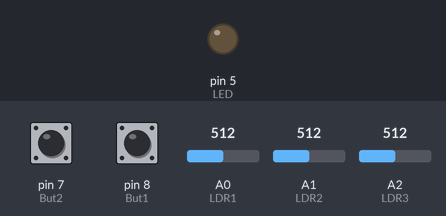
Recording of a sketch running on a simulated Arduino Uno, built with avr-gcc and run on an emulated ATmega328P. Shown: output pins drawn as LEDs (lit = HIGH). Inputs (shaded band) come from the test bench; at power-on: pin 7 (But2) LOW, A0 (LDR1) = 512, A1 (LDR2) = 512, A2 (LDR3) = 512, pin 8 (But1) LOW. What the sketch prints to the serial monitor is not drawn.

Above: at 1.2 s.
1.3 s: pin 7 (But2) pulled HIGH for 0.15 s
At 1.37 s:
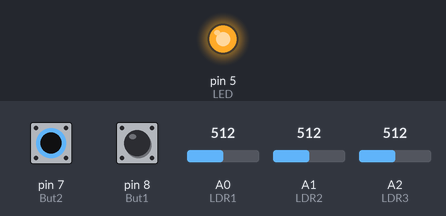
2.9 s: A0 (LDR1) set to 140
4.8 s: A1 (LDR2) set to 157
6.3 s: A1 (LDR2) set to 138
At 7.6 s:
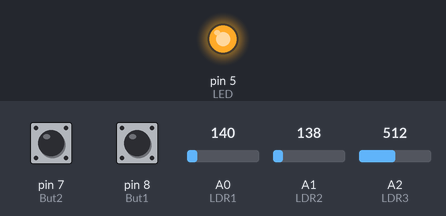
8.2 s: A2 (LDR3) set to 140
At 9.0 s:
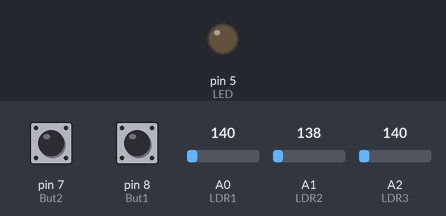
10.1 s: pin 8 (But1) pulled HIGH for 3.2 s
At 10.5 s:
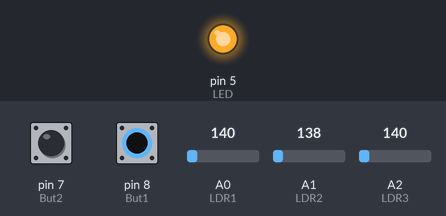
Timing chart, 0 to 14.8 s (numbered marks = the images above; inputs shaded):
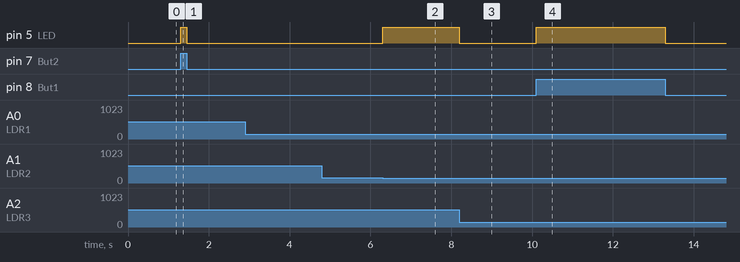

Measured:
- after the input at 1.3 s, pin 5 (LED): LOW → HIGH at once, → LOW 0.15 s later
- after the input at 6.3 s, pin 5 (LED): LOW → HIGH at once
- after the input at 8.2 s, pin 5 (LED): HIGH → LOW at once
- after the input at 10.1 s, pin 5 (LED): LOW → HIGH at once, → LOW 3.2 s later

The sketch:

Smart_Book_2.ino
```cpp
#define LDR1 A0
#define LDR2 A1
#define LDR3 A2
#define But1 8
#define But2 7
#define LED 5

#define LDR_Threshold 150

bool sense1 = 0;
bool sense2 = 0;
bool sense3 = 0;

void setup() {
  // put your setup code here, to run once:
  pinMode(LDR1, INPUT);
  pinMode(LDR2, INPUT);
  pinMode(LDR3, INPUT);
  pinMode(But1, INPUT);
  pinMode(But2, INPUT);
  pinMode(LED, OUTPUT);

  Serial.begin(115200);
}


void loop() {
//  Serial.print("LDR1 ");
  //  Serial.println(analogRead(LDR1));
  //  Serial.print("LDR2 ");
  //  Serial.println(analogRead(LDR2));
  //  Serial.print("LDR3 ");
  //  Serial.println(analogRead(LDR3));
  if (analogRead(LDR1) > LDR_Threshold)
  {
    sense1 = 1;
  }
  else {
    sense1 = 0;
  }
  if (analogRead(LDR2) > LDR_Threshold)
  {
    sense2 = 1;
  }
  else {
    sense2 = 0;
  }
  if (analogRead(LDR3) > LDR_Threshold)
  {
    sense3 = 1;
  }
  else {
    sense3 = 0;
  }


  if (sense1 == 0 && sense2 == 0 && sense3 == 0) {
    wire();
    Serial.println("wire");
  }
  if (sense1 == 0 && sense2 == 0 && sense3 == 1) {
    NAND();
    Serial.println("NAND");
  }
  if (sense1 == 0 && sense2 == 1 && sense3 == 1) {
    OR();
    Serial.println("OR");
  }
  if (sense1 == 1 && sense2 == 1 && sense3 == 1) {
    XOR();
    Serial.println("XOR");
  }
  else {

  }
}

void wire()
{
  digitalWrite(LED, digitalRead(But1));
}

void XOR()
{
  if (digitalRead(But1) == HIGH && digitalRead(But2) == HIGH)
  {
    digitalWrite(LED, LOW);
  }
  else if (digitalRead(But1) == LOW && digitalRead(But2) == LOW)
  {
    digitalWrite(LED, LOW);
  }
  else
  {
    digitalWrite(LED, HIGH);
  }
}

void OR()
{
  if (digitalRead(But1) == HIGH || digitalRead(But2) == HIGH)
  {
    digitalWrite(LED, HIGH);
  }
  else {
    digitalWrite(LED, LOW);
  }
}

void NAND() {
  if (digitalRead(But1) == HIGH && digitalRead(But2) == HIGH)
  {
    digitalWrite(LED, LOW);
  }
  else {
    digitalWrite(LED, HIGH);
  }
}
```
